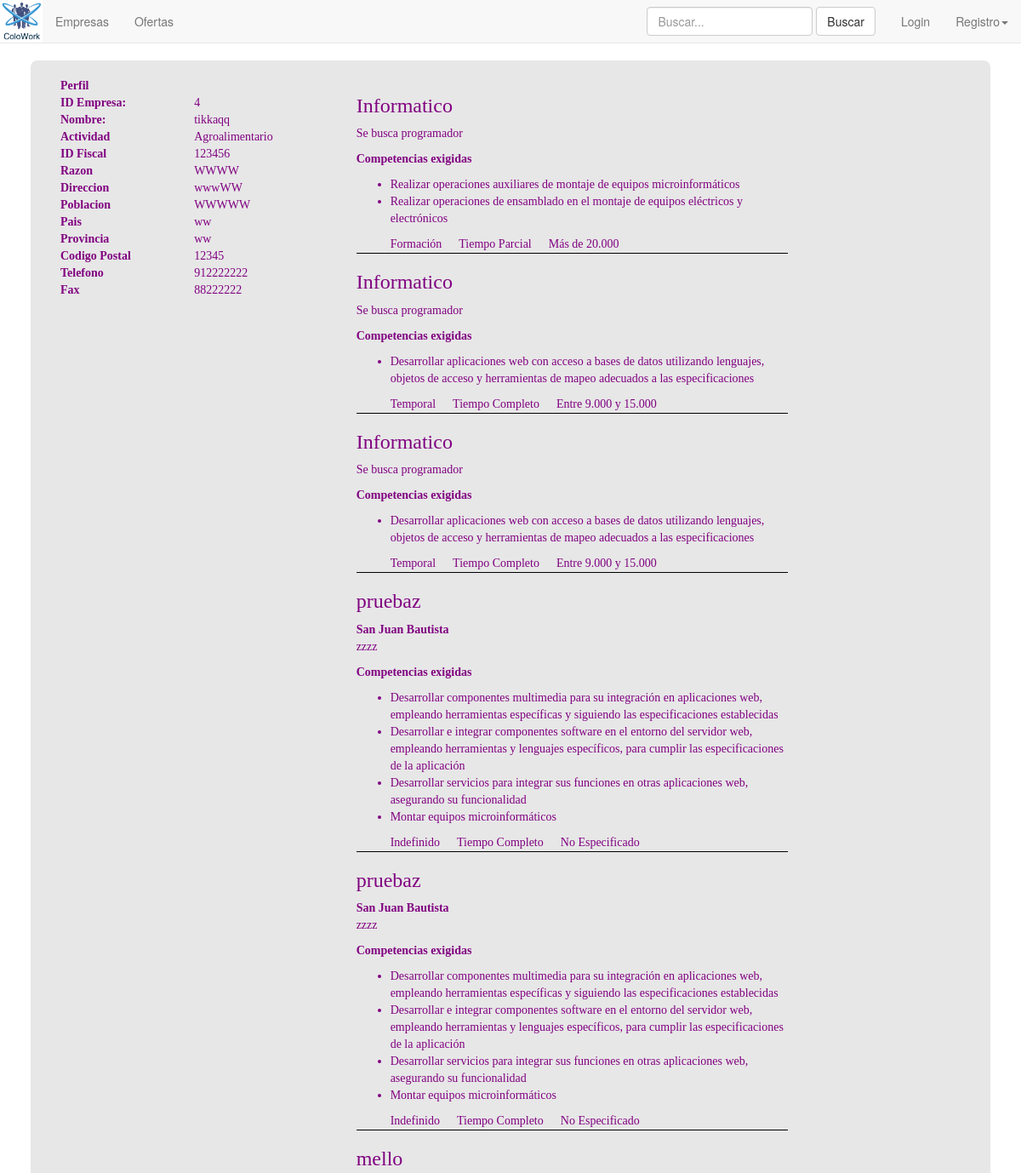
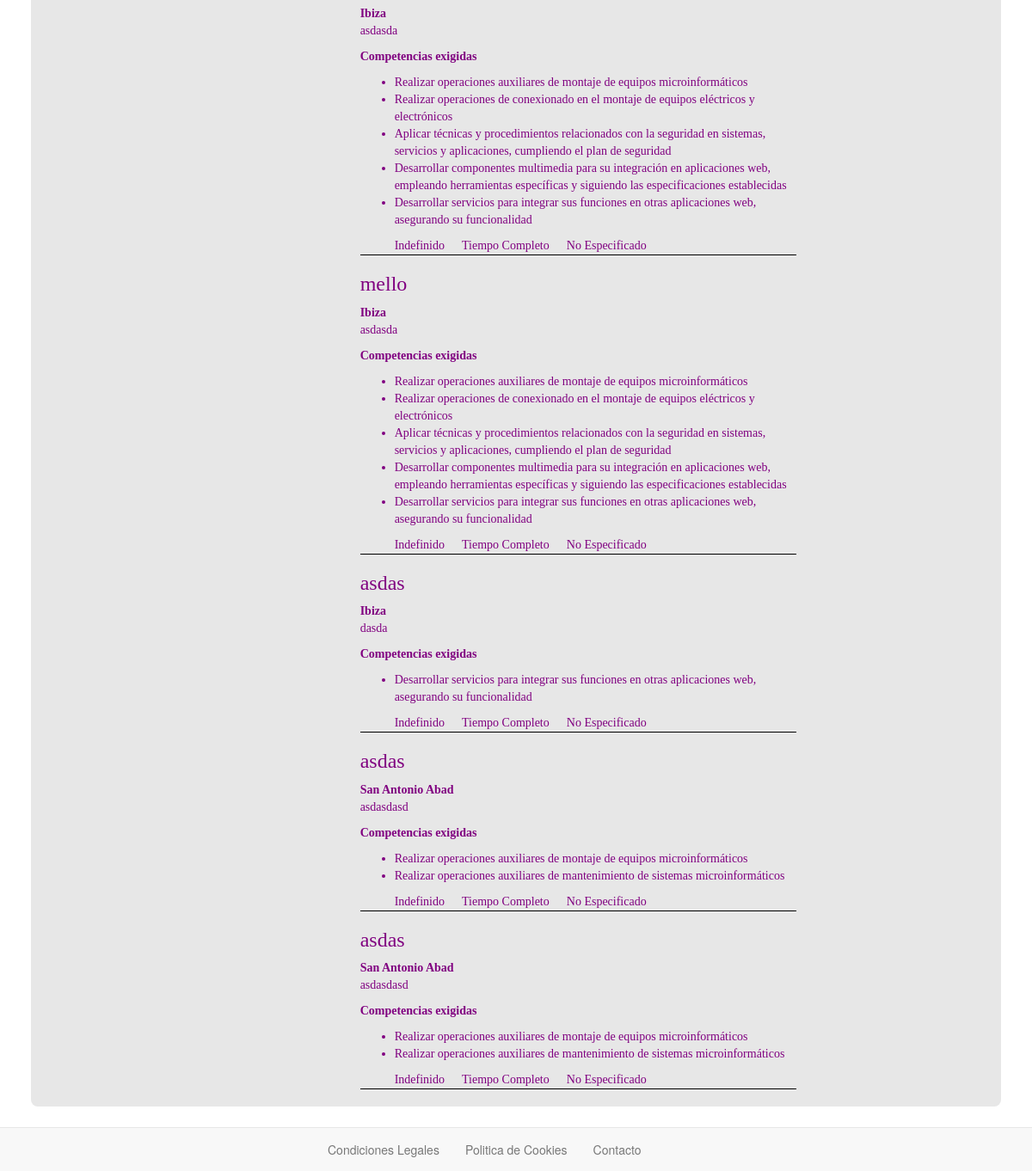
The page /web/index.php?ctl=verEmpresa&id=4 on the database its author committed (2 pictures, top to bottom).
### tables this page shows
CREATE TABLE IF NOT EXISTS `col_empresas` (
  `iduser` int(3) NOT NULL,
  `nombre` varchar(50) NOT NULL,
  `actividad` varchar(50) NOT NULL,
  `idfiscal` varchar(7) NOT NULL,
  `razon` varchar(50) NOT NULL,
  `direccion` varchar(50) NOT NULL,
  `poblacion` varchar(50) NOT NULL,
  `pais` varchar(50) NOT NULL,
  `provincia` varchar(50) NOT NULL,
  `codpostal` varchar(6) NOT NULL,
  `telefono` int(10) NOT NULL,
  `fax` int(20) NOT NULL,
  `ofertas` varchar(3) NOT NULL,
  `correo` varchar(100) NOT NULL,
  `cod_act` varchar(22) NOT NULL
);

CREATE TABLE IF NOT EXISTS `col_ofertas` (
  `idoferta` int(3) NOT NULL,
  `iduser` int(3) NOT NULL,
  `titulo` varchar(50) NOT NULL,
  `descripcion` varchar(250) NOT NULL,
  `contrato` varchar(50) NOT NULL,
  `jornada` varchar(50) NOT NULL,
  `salario` varchar(50) NOT NULL,
  `competencias` varchar(8000) NOT NULL,
  `zona` varchar(50) NOT NULL,
  `activa` varchar(3) NOT NULL,
  `cod_act` varchar(22) NOT NULL
);

### app/Controller.php (called while the page is built, shortened)
<?php
class Controller{
     public function verEmpresa(){
         $id = $_GET['id'];
         $m = new Model(Config::$pro_bd_nombre, Config::$pro_bd_usuario,
                     Config::$pro_bd_clave, Config::$pro_bd_hostname);
         $empresa = $m->dameEmpresa($id);
         $ofertas = $m->dameOfertas($id);
         $params = array(
            'empresa' => $empresa,
            'ofertas'=> $ofertas
            );
         require __DIR__ . '/templates/verEmpresa.php';
     }
}

### app/templates/verEmpresa.php (the view, shortened to what this page needs)
<div class="container col-xs-12 col-sm-4 col-lg-4 col-md-4">
	<table class="empresa">
		<tr><th colspan="2">Perfil</th></tr>
		<tr><th class="ttabla">ID Empresa:</th><td><?php echo $params['empresa']['iduser'] ?></td></tr>
		<tr><th class="ttabla">Nombre:</th><td><?php echo $params['empresa']['nombre'] ?></td></tr>
		<tr><th class="ttabla">Actividad</th><td><?php echo $params['empresa']['actividad'] ?></td></tr>
		<tr><th class="ttabla">ID Fiscal</th><td><?php echo $params['empresa']['idfiscal'] ?></td></tr>
		<tr><th class="ttabla">Razon</th><td><?php echo $params['empresa']['razon'] ?></td></tr>
		<tr><th class="ttabla">Direccion</th><td><?php echo $params['empresa']['direccion'] ?></td></tr>
		<tr><th class="ttabla">Poblacion</th><td><?php echo $params['empresa']['poblacion'] ?></td></tr>
		<tr><th class="ttabla">Pais</th><td><?php echo $params['empresa']['pais'] ?></td></tr>
		<tr><th class="ttabla">Provincia</th><td><?php echo $params['empresa']['provincia'] ?></td></tr>
		<tr><th class="ttabla">Codigo Postal</th><td><?php echo $params['empresa']['codpostal'] ?></td></tr>
		<tr><th class="ttabla">Telefono</th><td><?php echo $params['empresa']['telefono'] ?></td></tr>
		<tr><th class="ttabla">Fax</th><td><?php echo $params['empresa']['fax'] ?></td></tr>
	</table>
</div>
<div class="ofertas">
	<table>
				<?php foreach ($params['ofertas'] as $oferta) :?>
					<tr class="endOfe">
						<td>
							<h3><?php echo $oferta['titulo'] ?></h3>
							<b><?php echo $oferta['zona'] ?></b>
							<p class="descof"><?php echo $oferta['descripcion'] ?></p>
							<b>Competencias exigidas</b>
							<p class="descof"><ul><li><?php echo $oferta['competencias'] ?></ul></p>
							<ul>
								<li class="divider"><?php echo $oferta['contrato'] ?></li>
								<li class="divider"><?php echo $oferta['jornada'] ?></li>
								<li class="divider"><?php echo $oferta['salario'] ?></li>
							</ul>
						</td>
					</tr>
				<?php endforeach; ?>
	</table>
</div>
<?php include 'layout.php' ?>

### app/Model.php (shortened to what this page needs)
<?php
class Model {
  protected $conexion;
  public function __construct($dbname,$dbuser,$dbpass,$dbhost){
    $pro_bd_conexion = mysql_connect($dbhost, $dbuser, $dbpass);
    $this->conexion = $pro_bd_conexion;
  }
     public function dameEmpresa($id){
       $query="SELECT * FROM col_empresas where iduser=$id";
       $result = mysql_query($query, $this->conexion);
       $row = mysql_fetch_assoc($result);
       return $row;
     }
      public function dameOfertas($id){
       $query="SELECT * FROM col_ofertas where iduser=$id";
       $result = mysql_query($query, $this->conexion);
       $ofertas = array();
       if($result){
         while ($row = mysql_fetch_assoc($result)){
          $idoferta=$row['idoferta'];
          $query2="SELECT col_competencias.nombre FROM `col_competencias` join col_oferta_competencia on col_competencias.idcompetencia=col_oferta_competencia.idcompetencia
          WHERE col_oferta_competencia.idoferta='$idoferta'";
          $result2 = mysql_query($query2, $this->conexion);
          $compe=array();
          while ($row2 = mysql_fetch_assoc($result2)){
            $compe[] = $row2['nombre'];
          }
          $competencias=implode('</li><li>', $compe);
          $row['competencias']=$competencias;
          $ofertas[] = $row;
        }
      }
      return $ofertas;
     }
}

### web/css/estilo.css (style rules this page uses)
.ofertas { width: 60%; margin: auto; min-width: 200px; }
.endOfe { border-bottom: 1px solid black; }
.empresa { width: 100%; }
.divider { list-style: none; float: left; padding-right: 20px; }

### rows shown on the page
col_empresas: iduser "4", nombre "tikkaqq", actividad "Agroalimentario", idfiscal "123456", razon "WWWW", direccion "wwwWW", poblacion "WWWWW", pais "ww", provincia "ww", codpostal "12345", telefono "912222222", fax "88222222"
col_ofertas: titulo "Informatico", descripcion "Se busca programador", compe "Realizar operaciones auxiliares de montaje de equipos microinformáticos Realizar operaciones de ensamblado en el montaje de equipos eléctricos y electrónicos", contrato "Formación", jornada "Tiempo Parcial", salario "Más de 20.000"
col_ofertas: titulo "Informatico", descripcion "Se busca programador", compe "Desarrollar aplicaciones web con acceso a bases de datos utilizando lenguajes, objetos de acceso y herramientas de mapeo adecuados a las especificaciones", contrato "Temporal", jornada "Tiempo Completo", salario "Entre 9.000 y 15.000"
col_ofertas: titulo "Informatico", descripcion "Se busca programador", compe "Desarrollar aplicaciones web con acceso a bases de datos utilizando lenguajes, objetos de acceso y herramientas de mapeo adecuados a las especificaciones", contrato "Temporal", jornada "Tiempo Completo", salario "Entre 9.000 y 15.000"
col_ofertas: titulo "pruebaz", zona "San Juan Bautista", descripcion "zzzz", compe "Desarrollar componentes multimedia para su integración en aplicaciones web, empleando herramientas específicas y siguiendo las especificaciones establecidas Desarrollar e integrar componentes software en el entorno del servidor web, empleando herramientas y lenguajes específicos, para cumplir las especificaciones de la aplicación Desarrollar servicios para integrar sus funciones en otras aplicaciones web, asegurando su funcionalidad Montar equipos microinformáticos", contrato "Indefinido", jornada "Tiempo Completo", salario "No Especificado"
col_ofertas: titulo "pruebaz", zona "San Juan Bautista", descripcion "zzzz", compe "Desarrollar componentes multimedia para su integración en aplicaciones web, empleando herramientas específicas y siguiendo las especificaciones establecidas Desarrollar e integrar componentes software en el entorno del servidor web, empleando herramientas y lenguajes específicos, para cumplir las especificaciones de la aplicación Desarrollar servicios para integrar sus funciones en otras aplicaciones web, asegurando su funcionalidad Montar equipos microinformáticos", contrato "Indefinido", jornada "Tiempo Completo", salario "No Especificado"
col_ofertas: titulo "mello", zona "Ibiza", descripcion "asdasda", compe "Realizar operaciones auxiliares de montaje de equipos microinformáticos Realizar operaciones de conexionado en el montaje de equipos eléctricos y electrónicos Aplicar técnicas y procedimientos relacionados con la seguridad en sistemas, servicios y aplicaciones, cumpliendo el plan de seguridad Desarrollar componentes multimedia para su integración en aplicaciones web, empleando herramientas específicas y siguiendo las especificaciones establecidas Desarrollar servicios para integrar sus funciones en otras aplicaciones web, asegurando su funcionalidad", contrato "Indefinido", jornada "Tiempo Completo", salario "No Especificado"
col_ofertas: titulo "mello", zona "Ibiza", descripcion "asdasda", compe "Realizar operaciones auxiliares de montaje de equipos microinformáticos Realizar operaciones de conexionado en el montaje de equipos eléctricos y electrónicos Aplicar técnicas y procedimientos relacionados con la seguridad en sistemas, servicios y aplicaciones, cumpliendo el plan de seguridad Desarrollar componentes multimedia para su integración en aplicaciones web, empleando herramientas específicas y siguiendo las especificaciones establecidas Desarrollar servicios para integrar sus funciones en otras aplicaciones web, asegurando su funcionalidad", contrato "Indefinido", jornada "Tiempo Completo", salario "No Especificado"
col_ofertas: titulo "asdas", zona "Ibiza", descripcion "dasda", compe "Desarrollar servicios para integrar sus funciones en otras aplicaciones web, asegurando su funcionalidad", contrato "Indefinido", jornada "Tiempo Completo", salario "No Especificado"
col_ofertas: titulo "asdas", zona "San Antonio Abad", descripcion "asdasdasd", compe "Realizar operaciones auxiliares de montaje de equipos microinformáticos Realizar operaciones auxiliares de mantenimiento de sistemas microinformáticos", contrato "Indefinido", jornada "Tiempo Completo", salario "No Especificado"
col_ofertas: titulo "asdas", zona "San Antonio Abad", descripcion "asdasdasd", compe "Realizar operaciones auxiliares de montaje de equipos microinformáticos Realizar operaciones auxiliares de mantenimiento de sistemas microinformáticos", contrato "Indefinido", jornada "Tiempo Completo", salario "No Especificado"
